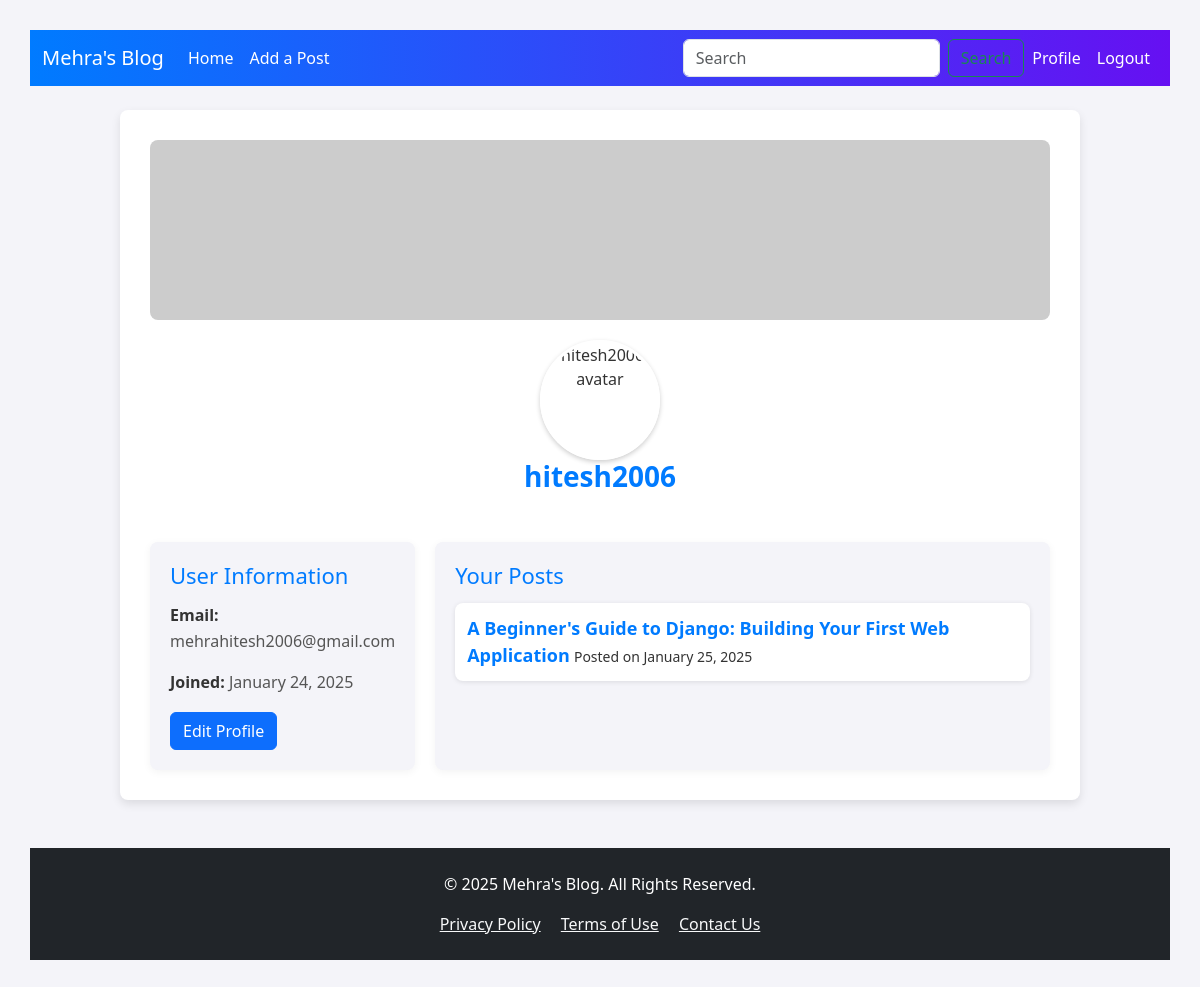
/user-profile/3/, run on the app's committed database.
### blog_app/models.py (models this page shows, shortened)
class Posts(models.Model):
    user = models.ForeignKey(User,on_delete=models.CASCADE,null=True)
    title = models.CharField(max_length=100)
    content = models.CharField(max_length=100000)
    created_at = models.DateField(auto_now=True)

### blog_app/views.py (the view)
# urls.py: path('user-profile/<str:pk>/',views.user_profile,name='user-profile'),
def user_profile(request,pk):
    user = get_object_or_404(User, id=pk)
    posts = user.posts_set.all()
    posts = Posts.objects.filter(user=user)
    context = {'user':user,'posts':posts}
    return render(request,'profile.html',context)

### templates/profile.html (shortened to what this page needs)
{% extends 'base.html' %}
{% block content %}
<div class="profile-container">
    <div class="profile-header">
        <div class="cover-photo"></div>
        {% load static %}
<img src="{% if user.profile_image %}{{ user.profile_image.url }}{% else %}{% static 'default-avatar.avif' %}{% endif %}" alt="{{ user.username }}'s avatar">
        <h1>{{ user.username }}</h1>
    </div>
    <div class="profile-grid">
        <div class="profile-info">
            <h2>User Information</h2>
            <p><strong>Email:</strong> {{ user.email }}</p>
            <p><strong>Joined:</strong> {{ user.date_joined|date:"F j, Y" }}</p>
            <a href="#" class="btn btn-primary">Edit Profile</a>
        </div>
        <div class="profile-posts">
            <h2>Your Posts</h2>
            {% if posts %}
            <div class="posts-list">
                {% for post in posts %}
                <div class="post">
                    <a href="{% url 'full-post' post.id %}">{{ post.title }}</a>
                    <small>Posted on {{ post.created_at|date:"F j, Y" }}</small>
                </div>
                {% endfor %}
            </div>
            {% else %}
            <p>You haven't made any posts yet.</p>
            {% endif %}
        </div>
    </div>
</div>
{% endblock %}

### static/styles/base.css (style rules this page uses)
body { background-color: aquamarine; }

### templates/base.html (style rules this page uses)
body { font-family: 'Roboto', sans-serif; }

### templates/profile.html (style rules this page uses)
:root { --primary-color: #007BFF; --secondary-color: #0056b3; --background-color: #f4f4f9; --text-color: #333; --text-light-color: #555; }
* { margin: 0; padding: 0; box-sizing: border-box; }
body { font-family: 'Segoe UI', Tahoma, Geneva, Verdana, sans-serif; background: var(--background-color); color: var(--text-color); padding: 30px; }
.profile-container { max-width: 960px; margin: 0 auto; padding: 30px; background: #fff; border-radius: 8px; box-shadow: 0 4px 10px rgba(0, 0, 0, 0.1); }
.profile-header { display: flex; align-items: center; flex-direction: column; text-align: center; margin-bottom: 40px; }
.profile-header .cover-photo { width: 100%; height: 180px; background-color: #ccc; margin-bottom: 20px; border-radius: 8px; }
.profile-header img { width: 120px; height: 120px; border-radius: 50%; object-fit: cover; border: 3px solid white; box-shadow: 0 2px 5px rgba(0, 0, 0, 0.2); }
.profile-header h1 { font-size: 28px; color: var(--primary-color); font-weight: bold; }
.profile-grid { display: grid; grid-template-columns: 1fr 3fr; gap: 20px; }
.profile-info { background: var(--background-color); padding: 20px; border-radius: 8px; box-shadow: 0 2px 8px rgba(0, 0, 0, 0.05); }
.profile-info h2 { font-size: 22px; margin-bottom: 15px; color: var(--primary-color); }
.profile-info p { font-size: 16px; line-height: 1.6; color: var(--text-light-color); }
.profile-info strong { color: var(--text-color); font-weight: bold; }
.profile-posts { background: var(--background-color); padding: 20px; border-radius: 8px; box-shadow: 0 2px 8px rgba(0, 0, 0, 0.05); }
.profile-posts h2 { font-size: 22px; margin-bottom: 15px; color: var(--primary-color); }
.profile-posts .post { background: #fff; padding: 12px; margin-bottom: 15px; border-radius: 8px; box-shadow: 0 1px 5px rgba(0, 0, 0, 0.1); transition: transform 0.3s ease, box-shadow 0.3s ease; }
.profile-posts .post a { font-size: 18px; font-weight: bold; color: var(--primary-color); text-decoration: none; }

### data on the page
Posts: title "A Beginner's Guide to Django: Building Your First Web Application", created_at "January 25, 2025"

### other printed values
{{ user.username }} "hitesh2006"
{{ user.email }} "mehrahitesh2006@gmail.com"
{{ user.date_joined|date:"F j, Y" }} "January 24, 2025"
